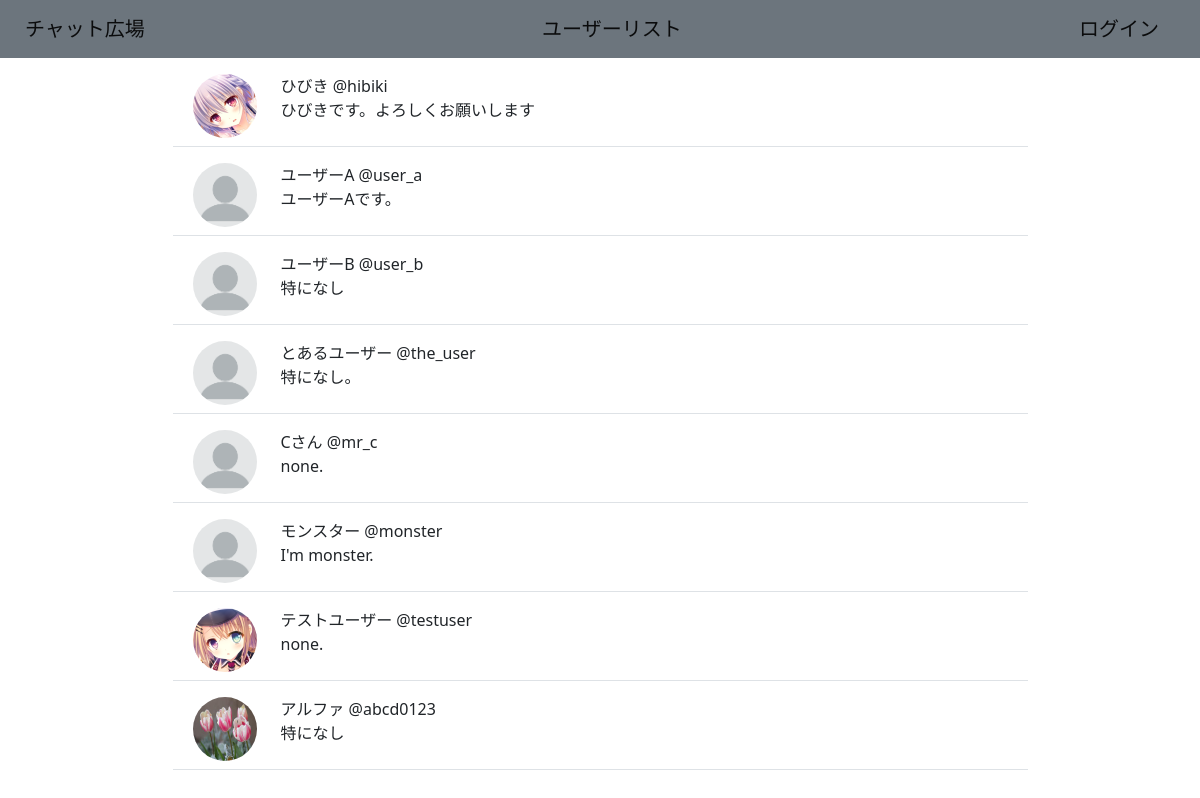
The page /user/list on the database its author committed.
### chatrooms/models.py (models this page shows)
class CustomUser(AbstractUser):
    user_name = models.CharField(max_length=100, default="no name")
    memo = models.TextField()
    created_at = models.DateTimeField(auto_now_add=True)
    icon = models.ImageField(upload_to='icon', height_field=None, width_field=None, blank=True, max_length=100, default=False)
    icon_changed = models.DateTimeField(blank=True, auto_now=True)
    def __str__(self):
        return self.user_name
    REQUIRED_FIELDS = ["user_name","memo"]
    groups = None
    user_permissions = None
    last_login = None
    first_name = None
    last_name = None
    email_address = None
    date_joined = None

### chatrooms/views/user.py (the view)
# urls.py: path('user/list', user.UserListView.as_view(), name='ul'),
class UserListView(ListView):
    template_name = 'user/list.html'
    model = models.CustomUser
    context_object_name = "users_list"
    def get_queryset(self, **kwargs):
        qs=super().get_queryset(**kwargs)
        for u in qs:
            try:
                models.Block.objects.get(block_id=self.request.user.pk, blocked_id=u.pk)
                print('I blocked '+str(u.username))
                qs = qs.exclude(id=u.pk)
            except:
                pass
            try:
                models.Block.objects.get(blocked_id=self.request.user.pk, block_id=u.pk)
                print(str(u.username)+'blocked me')
                qs = qs.exclude(id=u.pk)
            except:
                pass
        return qs
    def get_context_data(self, **kwargs):
        context=super().get_context_data()
        return context

### chatrooms/templatetags/icon_filter.py (called while the page is built)
@register.filter
def icon_filter(icon_field):
    if icon_field != 'False':
        return '/media/'+str(icon_field)
    else:
        return '/media/icon/none.png'

### templates/user/list.html (shortened to what this page needs)
{% extends 'base.html' %}
{% load icon_filter %}
{% block content %}
<div class="container">
  <div class="row justify-content-md-center">
  {%for user_ in users_list%}
  <div class="col-9 p-2 mt-2 row border-bottom" name="user">
    <div class="col-auto" name="icon">
      <img src={{user_.icon|icon_filter}} alt={{user_.icon}} class="rounded-circle col-auto" width="64" height="64">
    </div>
    <div class="col-auto" name="name+id-and-memo">
      <div class="" name="name+id"><a href={%url 'ud' user_.pk%} class="text-decoration-none text-dark">{{user_}} @{{user_.username}}</a></div>
      <div class="" name="memo">{{user_.memo|linebreaksbr}}</div>
    </div>
  </div>
  {%endfor%}
</div>
</div>
{% endblock content %}

### rows shown on the page
CustomUser: icon|icon_filter (picture), user_name "ひびき", username "hibiki", memo "ひびきです。よろしくお願いします"
CustomUser: user_name "ユーザーA", username "user_a", memo "ユーザーAです。"
CustomUser: user_name "ユーザーB", username "user_b", memo "特になし"
CustomUser: user_name "とあるユーザー", username "the_user", memo "特になし。"
CustomUser: user_name "Cさん", username "mr_c", memo "none."
CustomUser: user_name "モンスター", username "monster", memo "I'm monster."
CustomUser: icon|icon_filter (picture), user_name "テストユーザー", username "testuser", memo "none."
CustomUser: icon|icon_filter (picture), user_name "アルファ", username "abcd0123", memo "特になし"
